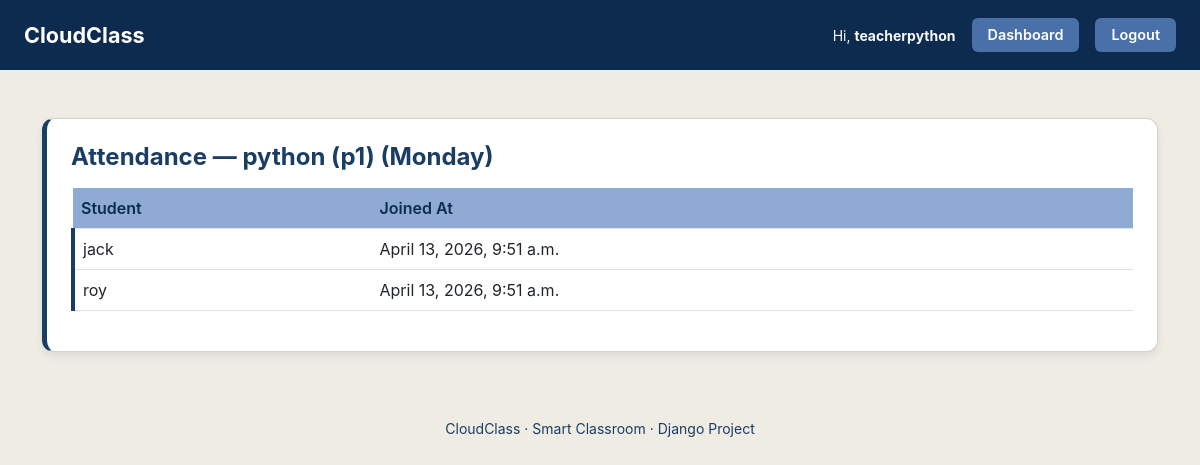
The page /attendance/report/7/ (signed in) on the database its author committed.
### classroom_app/models.py (models this page shows, shortened)
class User(AbstractUser):
    USER_ROLES = (
        ("student", "Student"),
        ("teacher", "Teacher"),
    )
    role = models.CharField(max_length=10, choices=USER_ROLES, default="student")

class Timetable(models.Model):
    DAYS = [
        ("MON", "Monday"),
        ("TUE", "Tuesday"),
        ("WED", "Wednesday"),
        ("THU", "Thursday"),
        ("FRI", "Friday"),
        ("SAT", "Saturday"),
        ("SUN", "Sunday"),
    ]
    subject = models.ForeignKey(Subject, on_delete=models.CASCADE)
    classroom = models.ForeignKey(ClassRoom, on_delete=models.CASCADE)
    teacher = models.ForeignKey(
        settings.AUTH_USER_MODEL,
        on_delete=models.CASCADE,
        limit_choices_to={"role": "teacher"},
    )
    day = models.CharField(max_length=3, choices=DAYS)
    start_time = models.TimeField()
    end_time = models.TimeField()
    meeting_link = models.URLField(null=True, blank=True)
    class Meta:
        ordering = ["day", "start_time"]

class Subject(models.Model):
    name = models.CharField(max_length=100)
    code = models.CharField(max_length=20, blank=True, null=True)
    teacher = models.ForeignKey(
        settings.AUTH_USER_MODEL,
        on_delete=models.SET_NULL,
        null=True,
        blank=True,
        limit_choices_to={"role": "teacher"},
    )
    def __str__(self):
        return f"{self.name} ({self.code})" if self.code else self.name

class Attendance(models.Model):
    student = models.ForeignKey(
        settings.AUTH_USER_MODEL,
        on_delete=models.CASCADE,
        limit_choices_to={"role": "student"},
    )
    timetable = models.ForeignKey(Timetable, on_delete=models.CASCADE)
    joined_at = models.DateTimeField(auto_now_add=True)
    present = models.BooleanField(default=True)
    class Meta:
        unique_together = ("student", "timetable")

### classroom_app/views.py (the view)
    def wrapper(request, *args, **kwargs):
        if not request.user.is_authenticated or request.user.role != "teacher":
            return render(request, "403.html", status=403)
        return view(request, *args, **kwargs)

### classroom_app/views.py (called while the page is built)
def teacher_required(view):
    def wrapper(request, *args, **kwargs):
        if not request.user.is_authenticated or request.user.role != "teacher":
            return render(request, "403.html", status=403)
        return view(request, *args, **kwargs)
    wrapper.__name__ = view.__name__
    return wrapper

@login_required
@teacher_required
def attendance_report(request, timetable_id):
    t = get_object_or_404(Timetable, pk=timetable_id, teacher=request.user)
    records = Attendance.objects.filter(
        timetable=t
    ).order_by("-joined_at")
    return render(
        request,
        "classroom_app/attendance_report.html",
        {"timetable": t, "records": records},
    )

### templates/classroom_app/attendance_report.html
{% extends "base.html" %}
{% block content %}
<div class="card p-4 mt-4">
    <h4 class="fw-bold mb-3" style="color: var(--primary-blue);">
        Attendance — {{ timetable.subject }} ({{ timetable.get_day_display }})
    </h4>
    <table class="table align-middle">
        <thead>
            <tr style="background: var(--secondary-blue); color: var(--dark-navy);">
                <th>Student</th>
                <th>Joined At</th>
            </tr>
        </thead>
        <tbody>
            {% for r in records %}
            <tr style="background: var(--white); border-left: 4px solid var(--primary-blue);">
                <td>{{ r.student.username }}</td>
                <td>{{ r.joined_at }}</td>
            </tr>
            {% empty %}
            <tr style="background: var(--white); border-left: 4px solid var(--primary-blue);">
                <td colspan="2">No one has joined yet.</td>
            </tr>
            {% endfor %}
        </tbody>
    </table>
</div>
{% endblock %}

### templates/base.html (shortened to what this page needs)
<!DOCTYPE html>
<html>
{% load static %}
<head>
    <link href="https://cdn.jsdelivr.net/npm/bootstrap@5.3.0/dist/css/bootstrap.min.css" rel="stylesheet">
    <link rel="stylesheet" href="{% static 'css/style.css' %}">
</head>
<body>
<nav class="navbar navbar-expand-lg custom-navbar px-4">
    <a class="navbar-brand fw-bold" href="{% url 'home' %}">
        CloudClass
    </a>
    <div class="collapse navbar-collapse justify-content-end" id="navbarMenu">
        <ul class="navbar-nav align-items-center gap-3">
            {% if user.is_authenticated %}
            <li class="nav-item text-light small">
                Hi, <strong>{{ user.username }}</strong>
            </li>
            {% if user.role == "teacher" %}
            <li class="nav-item">
                <a class="btn btn-accent btn-sm" href="{% url 'teacher_dashboard' %}">
                    Dashboard
                </a>
            </li>
            {% elif user.role == "student" %}
            <li class="nav-item">
                <a class="btn btn-accent btn-sm" href="{% url 'student_dashboard' %}">
                    Dashboard
                </a>
            </li>
            {% endif %}
            <li class="nav-item">
                <form method="post" action="{% url 'logout' %}" class="m-0">
                    <button class="btn btn-accent btn-sm" type="submit">
                        Logout
                    </button>
                </form>
            </li>
            {% endif %}
        </ul>
    </div>
</nav>
    <div class="container my-5">
        {% block content %}{% endblock %}
    </div>
    <footer class="py-3 text-center" style="color: var(--primary-blue);">
        <small>CloudClass · Smart Classroom · Django Project</small>
    </footer>
</body>
</html>

### static/css/style.css (style rules this page uses)
:root { --primary-blue: #1A3D64; --secondary-blue: #8FABD4; --accent-blue: #4A70A9; --dark-navy: #0C2B4E; --bg-light: #EFECE3; --white: #FFFFFF; --text-dark: #000000; }
body { background: var(--bg-light); font-family: "Inter", sans-serif; color: var(--text-dark); min-height: 100vh; }
.custom-navbar { background: var(--dark-navy); padding: 14px 25px; }
.custom-navbar .navbar-brand { color: white !important; font-size: 1.35rem; font-weight: 700; }
.navbar-nav .nav-item .btn-accent { padding: 6px 16px; font-size: 0.9rem; }
.btn-accent { background: var(--accent-blue); color: var(--white) !important; padding: 6px 14px; font-weight: 600; border-radius: 6px; border: none; }
.card { background: var(--white); padding: 20px; border-radius: 12px; border-left: 5px solid var(--primary-blue); margin-bottom: 25px; box-shadow: 0 4px 10px rgba(0, 0, 0, 0.08); }
.table th { background: var(--secondary-blue); color: var(--dark-navy); font-weight: 600; }

### rows shown on the page
User: username "teacherpython"
Timetable: subject "python (p1)", day "Monday"
Attendance: student.username "jack", joined_at "April 13, 2026, 9:51 a.m."
Attendance: student.username "roy", joined_at "April 13, 2026, 9:51 a.m."
